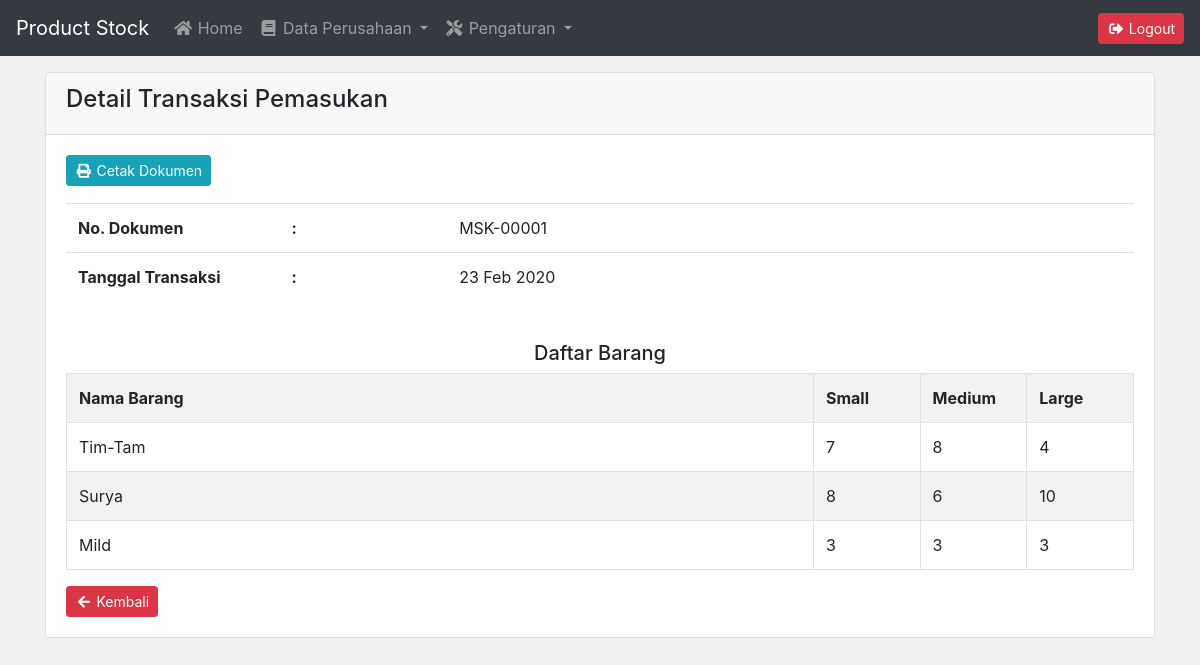
Page /admin/pemasukan_detail.php?id=1 (signed in) on the committed database.
### tables this page shows
CREATE TABLE `pemasukan` (
  `id` int(11) NOT NULL,
  `kode_pemasukan` varchar(255) NOT NULL,
  `tanggal` date NOT NULL
);

CREATE TABLE `pemasukan_detail` (
  `id` int(11) NOT NULL,
  `id_pemasukan` int(11) NOT NULL,
  `id_barang` int(11) NOT NULL,
  `small` int(11) NOT NULL,
  `medium` int(11) NOT NULL,
  `large` int(11) NOT NULL
);

CREATE TABLE `barang` (
  `id_barang` int(11) NOT NULL,
  `kode_barang` varchar(255) NOT NULL,
  `nama_barang` varchar(255) NOT NULL,
  `jumlah_small` int(11) NOT NULL,
  `jumlah_medium` int(11) NOT NULL,
  `jumlah_large` int(11) NOT NULL
);

### admin/pemasukan_detail.php (the view, shortened to what this page needs)
<?php include 'header.php'; ?>
<div class="container mt-3">
    <div class="card">
        <div class="card-header">
            <h4>Detail Transaksi Pemasukan</h4>
        </div>
        <div class="card-body">
            <a href="pemasukan_cetak.php" class="btn btn-sm btn-info float-left">
                <i class="fas fa-fw fa-print"></i> Cetak Dokumen
            </a>
            <br><br>
            <?php
                include '../koneksi.php';
                $id = $_GET['id'];
                $dokumen = mysqli_query($koneksi, "SELECT * FROM pemasukan WHERE id = '$id'");
                while($d = mysqli_fetch_array($dokumen)){
            ?>
            <table class="table">
                <tr>
                    <th width="20%">No. Dokumen</th>
                    <th>:</th>
                    <td><?= $d['kode_pemasukan']; ?></td>
                </tr>
                <tr>
                    <th width="20%">Tanggal Transaksi</th>
                    <th>:</th>
                    <td><?= date('d M Y', strtotime($d['tanggal'])); ?></td>
                </tr>
            </table>
            <br>
            <h5 class="text-center">Daftar Barang</h5>
            <table class="table table-bordered table-striped">
                <tr>
                    <th width="70%">Nama Barang</th>
                    <th width="10%">Small</th>
                    <th width="10%">Medium</th>
                    <th width="10%">Large</th>
                </tr>
                <?php
                    $detail_barang = mysqli_query($koneksi, "SELECT p.*, b.nama_barang FROM pemasukan_detail AS p, barang AS b WHERE p.id_pemasukan = '$id' AND p.id_barang = b.id_barang");
                    while($db = mysqli_fetch_array($detail_barang)){
                ?>
                <tr>
                    <td><?= $db['nama_barang']; ?></td>
                    <td><?= $db['small']; ?></td>
                    <td><?= $db['medium']; ?></td>
                    <td><?= $db['large']; ?></td>
                </tr>
                <?php } ?>
            </table>
            <?php } ?>
            <a href="pemasukan.php" class="btn btn-sm btn-danger float-left">
                <i class="fas fa-fw fa-arrow-left"></i> Kembali
            </a>
        </div>
    </div>
</div>
<?php include 'footer.php'; ?>

### assets/css/all.css (style rules this page uses)
.fa, .fas, .far, .fal, .fad, .fab { -moz-osx-font-smoothing: grayscale; -webkit-font-smoothing: antialiased; display: inline-block; font-style: normal; font-variant: normal; text-rendering: auto; line-height: 1; }
.fa-fw { text-align: center; width: 1.25em; }
.fa-arrow-left:before { content: "\f060"; }
.fa-print:before { content: "\f02f"; }
.fa, .fas { font-family: 'Font Awesome 5 Free'; font-weight: 900; }

### rows in the picture
pemasukan: kode_pemasukan "MSK-00001", tanggal "23 Feb 2020"
pemasukan_detail: id_barang.nama_barang "Tim-Tam", small "7", medium "8", large "4"
pemasukan_detail: id_barang.nama_barang "Surya", small "8", medium "6", large "10"
pemasukan_detail: id_barang.nama_barang "Mild", small "3", medium "3", large "3"
